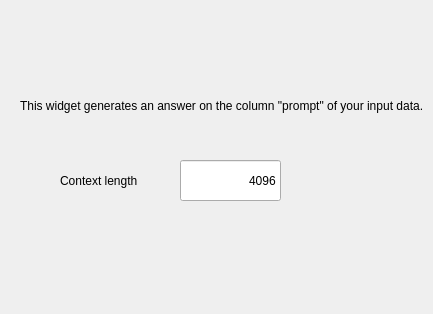
<?xml version="1.0" encoding="UTF-8"?>
<ui version="4.0">
 <class>Form</class>
 <widget class="QWidget" name="Form">
  <property name="geometry">
   <rect>
    <x>0</x>
    <y>0</y>
    <width>433</width>
    <height>314</height>
   </rect>
  </property>
  <property name="windowTitle">
   <string>Form</string>
  </property>
  <widget class="QLabel" name="Description">
   <property name="geometry">
    <rect>
     <x>20</x>
     <y>80</y>
     <width>411</width>
     <height>51</height>
    </rect>
   </property>
   <property name="text">
    <string>This widget generates an answer on the column &quot;prompt&quot; of your input data.</string>
   </property>
   <property name="textFormat">
    <enum>Qt::AutoText</enum>
   </property>
   <property name="alignment">
    <set>Qt::AlignLeading|Qt::AlignLeft|Qt::AlignVCenter</set>
   </property>
   <property name="wordWrap">
    <bool>true</bool>
   </property>
  </widget>
  <widget class="QLabel" name="label">
   <property name="geometry">
    <rect>
     <x>60</x>
     <y>170</y>
     <width>121</width>
     <height>21</height>
    </rect>
   </property>
   <property name="text">
    <string>Context length</string>
   </property>
  </widget>
  <widget class="QLineEdit" name="lineEdit">
   <property name="geometry">
    <rect>
     <x>180</x>
     <y>160</y>
     <width>101</width>
     <height>41</height>
    </rect>
   </property>
   <property name="text">
    <string>4096</string>
   </property>
   <property name="alignment">
    <set>Qt::AlignRight|Qt::AlignTrailing|Qt::AlignVCenter</set>
   </property>
  </widget>
 </widget>
 <resources/>
 <connections/>
</ui>
